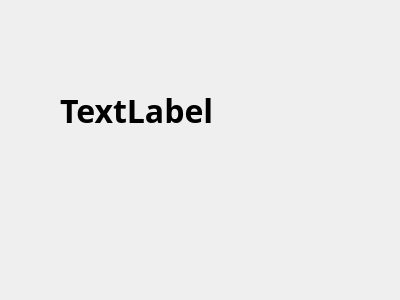
<?xml version="1.0" encoding="UTF-8"?>
<ui version="4.0">
 <class>Dialog</class>
 <widget class="QDialog" name="Dialog">
  <property name="geometry">
   <rect>
    <x>0</x>
    <y>0</y>
    <width>400</width>
    <height>300</height>
   </rect>
  </property>
  <property name="windowTitle">
   <string>Dialog</string>
  </property>
  <widget class="QLabel" name="label">
   <property name="geometry">
    <rect>
     <x>60</x>
     <y>60</y>
     <width>241</width>
     <height>101</height>
    </rect>
   </property>
   <property name="font">
    <font>
     <family>맑은 고딕</family>
     <pointsize>24</pointsize>
     <weight>75</weight>
     <bold>true</bold>
    </font>
   </property>
   <property name="text">
    <string>TextLabel</string>
   </property>
  </widget>
 </widget>
 <resources/>
 <connections/>
</ui>
